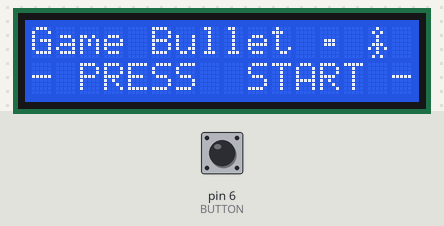
This sketch was run on a simulated Arduino Uno, built with avr-gcc and run on an emulated ATmega328P. On the bench: 16×2 character LCD. The inputs (shaded band) are chosen by the test bench; at power-on: pin 6 (BUTTON) HIGH. Random numbers use the default seed unless the sketch sets one.

Above: at 0.8 s.
0.9 s: pin 6 (BUTTON) pulled LOW for 0.15 s
At 1.0 s:
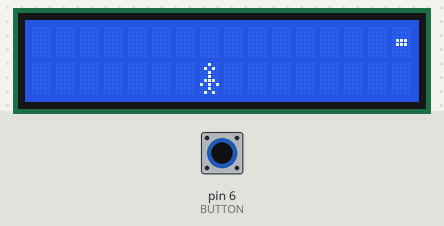
2.8 s: pin 6 (BUTTON) pulled LOW for 1 s
At 2.9 s:
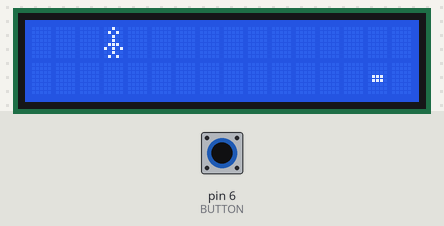
5.3 s: pin 6 (BUTTON) pulled LOW for 0.15 s
At 5.4 s:
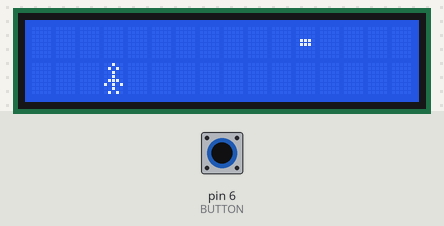
7.2 s: pin 6 (BUTTON) pulled LOW for 3.2 s
At 11.1 s:
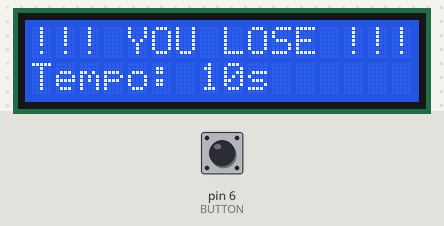
11.9 s: pin 6 (BUTTON) pulled LOW for 0.15 s
At 12.0 s:
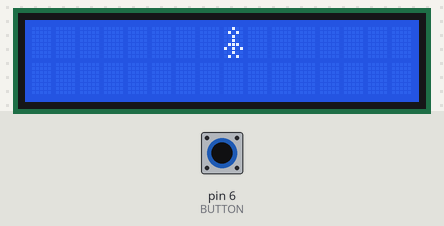
13.7 s: pin 6 (BUTTON) pulled LOW for 1 s
At 14.0 s:
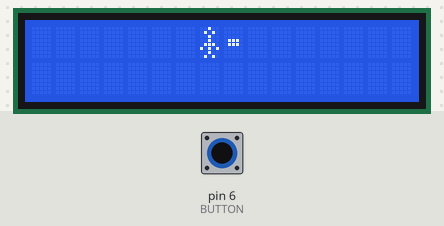

Measured:
- after the input at 0.9 s, the display: changes at once (image 1)
- after the input at 11.9 s, the display: first changes at once (image 5 shows a later state)
- after the input at 13.7 s, the display: first changes at once (image 6 shows a later state)

The sketch:

GameLCD.ino
```cpp
#include <LiquidCrystal.h>

#define BUTTON 6
#define DIFFICULT 100

bool inGame = true;

short int bulletPosCol = 15, bulletPosRow = 0, manPosRow = 0, manPosCol = 0;

unsigned long previousMillis = 0;
unsigned long currentMillis = 0;

LiquidCrystal lcd(12, 11, 5, 4, 3, 2);

byte bullet[8] = {0b00000, 0b00000, 0b00000, 0b01110, 0b01110, 0b00000, 0b00000, 0b00000 };

byte empty[8] = { 0b00000, 0b00000, 0b00000, 0b00000, 0b00000, 0b00000, 0b00000, 0b00000 };

byte man[8] = { 0b00100, 0b01010, 0b00100, 0b00100, 0b01110, 0b10101, 0b00100, 0b01010 };

void setup() {
  pinMode(BUTTON,INPUT_PULLUP);
  lcd.begin(16, 2);
  lcd.createChar(0, empty);
  lcd.createChar(1, bullet);
  lcd.createChar(2, man);
  lcd.setCursor(0, 0);
  lcd.print("Game Bullet");
  lcd.write(byte(0));//empty
  lcd.write(byte(1));//bullet
  lcd.write(byte(0));//empty
  lcd.write(byte(2));//man
  lcd.setCursor(0,1);
  lcd.print("- PRESS  START -");
  while(!isPressedButton(BUTTON)); //Aspetto che preme start
  //disegno il man
  lcd.clear();
  lcd.setCursor(manPosCol,manPosRow);
  lcd.write(byte(2));
}

void loop() {
  if(inGame){
    printBullets();
    if(isPressedButton(BUTTON)) changeManPosition();
    if(!isWinner()) stopGame();
  }
  else if(isPressedButton(BUTTON)) {
    lcd.clear();
    inGame = true;
  }
}

bool isWinner(){
  if(manPosCol==bulletPosCol&&manPosRow==bulletPosRow) return false;
  else return true;
}

void stopGame(){
  inGame = false;
  lcd.clear();
  lcd.home();
  lcd.print("!!! YOU LOSE !!!");
  lcd.setCursor(0,1);
  lcd.print("Tempo: ");
  lcd.print(millis()/1000);
  lcd.print("s");
}

void changeManPosition(){
  lcd.setCursor(manPosCol,manPosRow);
  lcd.write(byte(0));
  manPosRow = !manPosRow; //inverto riga
  manPosCol = random(10); //>10 troppo vicino al proiettile
  lcd.setCursor(manPosCol,manPosRow);
  lcd.write(byte(2));
  delay(200);
}

void printBullets(){
  if(inGame){
    currentMillis = millis();
    if (currentMillis - previousMillis >= DIFFICULT) {
      previousMillis = currentMillis;
      //se ho finito lo sparo
      if(bulletPosCol<0) {
      //cancello l'ultimo bullet
      lcd.setCursor(0,bulletPosRow);
      lcd.write(byte(0));
      //mi preparo per un nuovo sparo
      bulletPosCol = 15;
      bulletPosRow = random(2);
      }
      //Sto sparando...
      //cancello il bullet precedente
      lcd.setCursor(bulletPosCol+1,bulletPosRow);
      lcd.write(byte(0));
      //stampo il nuovo bullet
      lcd.setCursor(bulletPosCol,bulletPosRow);
      lcd.write(byte(1));
      //decremento la colonna per stampare il prossimo bullet
      bulletPosCol--;
      //delay(100);
    }
  }
}

bool isPressedButton(short int button){
  return !digitalRead(button);
}
```
